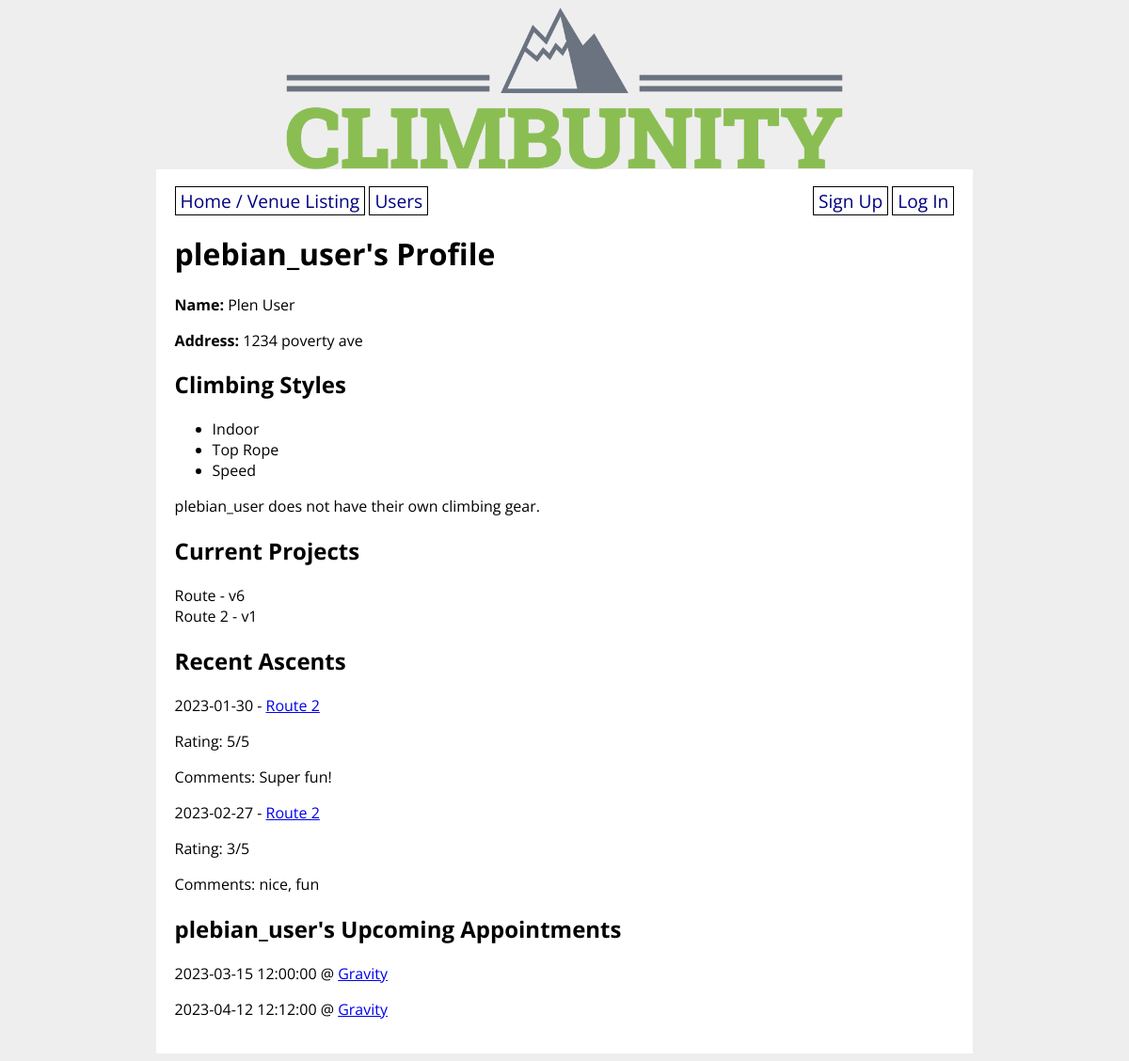
/profile/2, run on an earlier commit of the app's database.
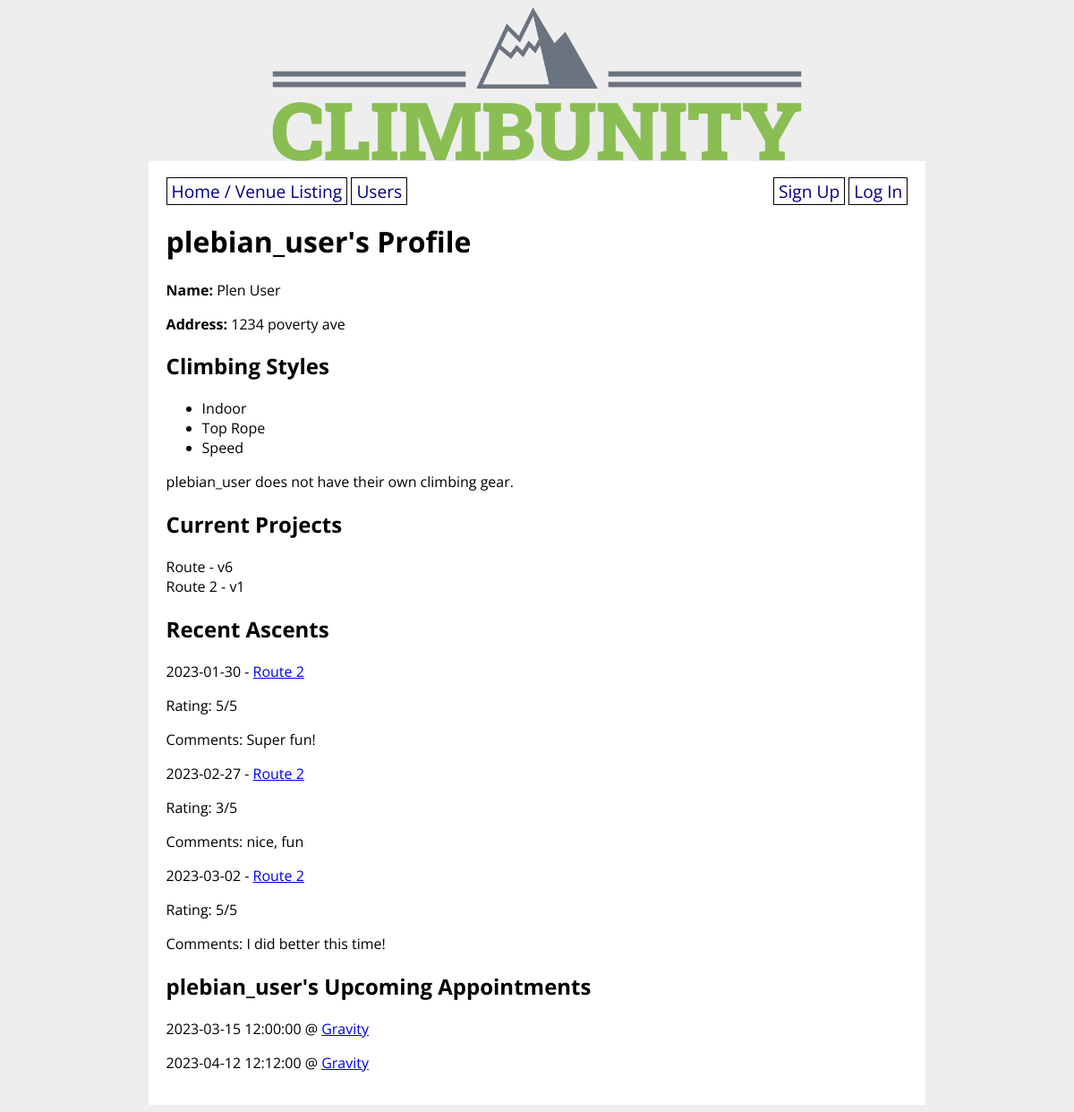
And on a later commit of the database.
### climbunity_app/models.py (models this page shows, shortened)
class Style(db.Model):
    id = db.Column(db.Integer, primary_key=True)
    style = db.Column(db.String(8))
    climber_styles = db.relationship('User',
        secondary='user_style_lists', back_populates='user_does_styles'
    ) # User <- N -- N -> Style
    route_styles = db.relationship('Route',
        secondary='route_style_lists', back_populates='possible_route_styles'
    ) # Route <- N -- N -> Style
    def __str__(self):
        return f'{self.style}'

class Route(db.Model):
    id = db.Column(db.Integer, primary_key=True)
    venue_id = db.Column(db.Integer, db.ForeignKey('venue.id'), nullable=False)
    setter_id = db.Column(db.Integer, db.ForeignKey('user.id'))
    name = db.Column(db.String(80), nullable=False)
    grade = db.Column(db.String(10), nullable=False)
    photo_url = db.Column(URLType)
    route_set_date = db.Column(db.Date)
    route_takedown_date = db.Column(db.Date)
    ascents_on_route = db.relationship('Ascent', back_populates='route_ascended') # Route <-1 -- N-> Ascent
    projecting_users = db.relationship('User',
        secondary='user_project_lists', back_populates='user_projects'
    ) # User <- N -- N -> Route
    possible_route_styles = db.relationship('Style',
        secondary='route_style_lists', back_populates='route_styles'
    ) # Route <- N -- N -> Style
    route_tags = db.relationship('Tag',
        secondary='route_tag_lists', back_populates='tagged_routes'
    ) # Route <- N -- N -> Tag

class Ascent(db.Model):
    id = db.Column(db.Integer, primary_key=True)
    user_id = db.Column(db.Integer, db.ForeignKey('user.id'), nullable=False)
    route_id = db.Column(db.Integer, db.ForeignKey('route.id'), nullable=False)
    send_date = db.Column(db.Date)
    send_type = db.Column(db.Enum(SendType))
    send_rating = db.Column(db.Integer)
    send_comments = db.Column(db.String(1000))
    route_ascended = db.relationship('Route', back_populates='ascents_on_route')  # Route <-1 -- N-> Ascent

class Appointment(db.Model):
    id = db.Column(db.Integer, primary_key=True)
    created_by = db.Column(db.Integer, db.ForeignKey('user.id'), nullable=False)
    venue_id = db.Column(db.Integer, db.ForeignKey('venue.id'), nullable=False)
    appointment_datetime = db.Column(db.DateTime, nullable=False)
    appointment_venue = db.relationship('Venue', back_populates='booked_appointments') # Venue <-1 -- N-> Appointment
    appointment_attendants = db.relationship('User',
        secondary='appointment_guests', back_populates='user_appointments'
    ) # User <-N -- N -> Appointment

class Venue(db.Model):
    id = db.Column(db.Integer, primary_key=True)
    name = db.Column(db.String(80), nullable=False)
    address = db.Column(db.String(80), nullable=False)
    open_hours = db.Column(db.String(1000))
    description = db.Column(db.String(1000))
    booked_appointments = db.relationship('Appointment', back_populates='appointment_venue') # Venue <-1 -- N-> Appointment

### climbunity_app/main/routes.py (the view)
@main.route('/profile/<user_id>', methods=['GET', 'POST'])
def user_detail(user_id):
    routes = Route.query.all()
    venues = Venue.query.all()
    user = User.query.get(user_id)
    ascents = Ascent.query.filter_by(user_id=user_id).all() # fine for small data but should be built out to display only 3-5 results + option to see all on different page
    if current_user == user:
        form = SignUpForm(obj=user)
        return render_template('user_detail.html', routes=routes, ascents=ascents, venues=venues, user=user, form=form)
    else:
        user = User.query.get(user_id)
    return render_template('user_detail.html', routes=routes, ascents=ascents, venues=venues, user=user)

### climbunity_app/templates/user_detail.html (shortened to what this page needs)
{% extends 'base.html' %}
{% block content %}
<h1> {{ user.username }}'s Profile</h1>
<p><strong>Name: </strong> {{ user.first_name }} {{ user.last_name }}</p>
<p><strong>Address: </strong> {{ user.address }}</p>
<h2>Climbing Styles</h2>
{% if user.user_does_styles %}
    <ul>
        {% for style in user.user_does_styles %}
            <li>{{ style }}</li>
        {% endfor %}
    </ul>
{% endif %}
{% if user.has_gear %}
    <p>{{ user.username }} has their own climbing gear.</p>
{% else %}
    <p>{{ user.username }} does not have their own climbing gear.</p>
{% endif %}
{% include 'partials/projects_ascents_partial.html' %}
{% include 'partials/appointments_partial.html' %}
{% endblock %}

### climbunity_app/templates/partials/projects_ascents_partial.html (shortened to what this page needs)
<h2>Current Projects</h2>
{% if user.user_projects %}
    {% for route in user.user_projects%}
        <div>{{ route.name }} - {{ route.grade }}
        </div>
    {% endfor %}
{% else %}
    <p>No projects are currently being tracked.</p>
{% endif %}
<h2>Recent Ascents</h2>
{% if ascents %}
    <div>
        {% for ascent in ascents %}
            <p>{{ ascent.send_date }} - <a href="/route/{{ ascent.route_id }}" >
                {% for route in routes %}
                    {% if route.id == ascent.route_id %}
                        {{ route.name }}
                    {% endif %}
                {% endfor %}</a></p>
            {% if ascent.send_rating %}
                <p>Rating: {{ ascent.send_rating }}/5</p>
            {% endif %}
            {% if ascent.send_comments %}
                <p>Comments: {{ ascent.send_comments }}</p>
            {% endif %}
        {% endfor %}
    </div>
{% else %}
    {% if current_user.id == user.id %}
        You haven't logged any ascents yet!
    {% else %}
        {{ user.first_name }} {{ user.last_name }} has not logged any ascents yet!
    {% endif %}
{% endif %}

### climbunity_app/templates/partials/appointments_partial.html (shortened to what this page needs)
{% if user == current_user %}
    <h2>Your Upcoming Appointments</h2>
    {% if user.user_appointments %}
        <div>
            {% for appointment in user.user_appointments %}
                <p>{{ appointment.appointment_datetime }} @ <a href="/venue/{{ appointment.venue_id }}" >
                    {% for venue in venues %}
                        {% if appointment.venue_id == venue.id %}
                            {{ venue.name }}
                        {% endif %}
                    {% endfor %}
                    </a></p>
                {% if (appointment.created_by == current_user.id) or current_user.is_admin %}
                    <form method="POST" action="/delete_appointment/{{ appointment.id }}">
                        <input type="submit" class="delete" value="Delete appointment">
                    </form>
                {% endif %}
            {% endfor %}
        </div>
    {% else %}
        <p>You have no appointments yet!</p>
    {% endif %}
{% else %}
    <h2>{{ user.username }}'s Upcoming Appointments</h2>
    {% if user.user_appointments %}
    <div>
        {% for appointment in user.user_appointments %}
        <p>{{ appointment.appointment_datetime }} @ <a href="/venue/{{ appointment.venue_id }}" >
            {% for venue in venues %}
                {% if appointment.venue_id == venue.id %}
                    {{ venue.name }}
                {% endif %}
            {% endfor %}
            </a></p>
        {% endfor %}
    </div>
    {% endif %}
{% endif %}

What changed in the data, as far as the page shows it:
added Ascent: send_date "2023-03-02", send_rating "5", send_comments "I did better this time!", Route (name "Route 2")
